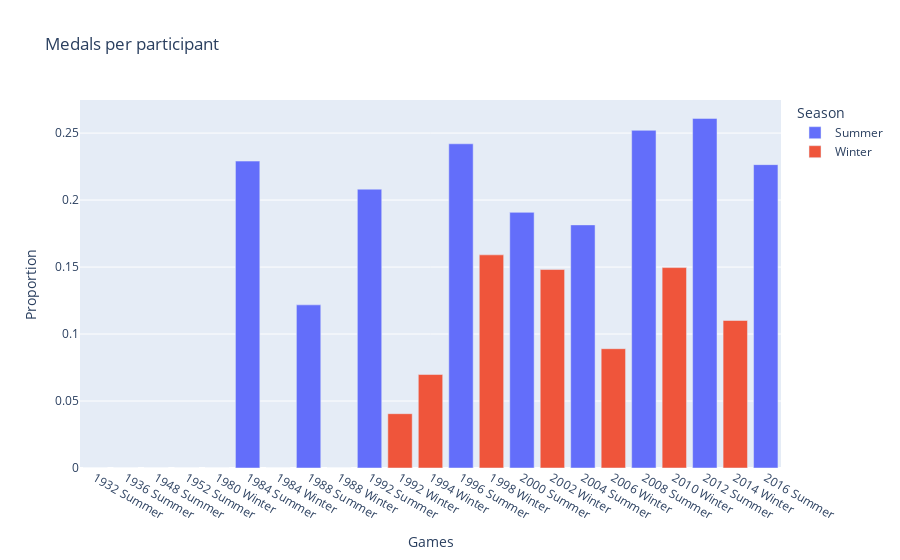

The cell this chart's notebook holds for it:
### Markdown cell above
### Medals per participant each OS by season

### Code cell
df = df_china
df_medals = olymics_plot_df(df, "Games", "Medal", grouping = "Season")
df_total = olymics_plot_df(df, "Games", "ID", grouping = "Season")

df_sum = pd.merge(df_medals.drop("Winter", axis=1), df_total.drop("Winter", axis=1), on = "Games", suffixes = ["_medals", "_total"])
df_sum["Summer"] = df_sum.iloc[:,1] / df_sum.iloc[:,2]

df_win = pd.merge(df_medals.drop("Summer", axis=1), df_total.drop("Summer", axis=1), on = "Games", suffixes = ["_medals", "_total"])
df_win["Winter"] = df_win.iloc[:,1] / df_win.iloc[:,2]

df = pd.merge(df_sum, df_win, on = "Games")

fig = px.bar(df, x = "Games", y = ["Summer", "Winter"], title = "Medals per participant", labels = {"variable": "Season", "value": "Proportion"})
fig.show()

### Figure 1 — Plotly figure (JSON) as saved in the notebook; plotly's stock layout.template omitted (floating-point values rounded to 4 significant figures)
{"data": [{"alignmentgroup": "True", "hovertemplate": "Season=Summer<br>Games=%{x}<br>Proportion=%{y}<extra></extra>", "legendgroup": "Summer", "marker": {"color": "#636efa", "pattern": {"shape": ""}}, "name": "Summer", "offsetgroup": "Summer", "orientation": "v", "showlegend": true, "textposition": "auto", "type": "bar", "x": ["1932 Summer", "1936 Summer", "1948 Summer", "1952 Summer", "1980 Winter", "1984 Summer", "1984 Winter", "1988 Summer", "1988 Winter", "1992 Summer", "1992 Winter", "1994 Winter", "1996 Summer", "1998 Winter", "2000 Summer", "2002 Winter", "2004 Summer", "2006 Winter", "2008 Summer", "2010 Winter", "2012 Summer", "2014 Winter", "2016 Summer"], "xaxis": "x", "y": [0, 0, 0, 0, null, 0.2291, null, 0.1218, null, 0.2081, null, null, 0.242, null, 0.1908, null, 0.1815, null, 0.2521, null, 0.261, null, 0.2265], "yaxis": "y"}, {"alignmentgroup": "True", "hovertemplate": "Season=Winter<br>Games=%{x}<br>Proportion=%{y}<extra></extra>", "legendgroup": "Winter", "marker": {"color": "#EF553B", "pattern": {"shape": ""}}, "name": "Winter", "offsetgroup": "Winter", "orientation": "v", "showlegend": true, "textposition": "auto", "type": "bar", "x": ["1932 Summer", "1936 Summer", "1948 Summer", "1952 Summer", "1980 Winter", "1984 Summer", "1984 Winter", "1988 Summer", "1988 Winter", "1992 Summer", "1992 Winter", "1994 Winter", "1996 Summer", "1998 Winter", "2000 Summer", "2002 Winter", "2004 Summer", "2006 Winter", "2008 Summer", "2010 Winter", "2012 Summer", "2014 Winter", "2016 Summer"], "xaxis": "x", "y": [null, null, null, null, 0, null, 0, null, 0, null, 0.04054, 0.06977, null, 0.1591, null, 0.1481, null, 0.08904, null, 0.1496, null, 0.1101, null], "yaxis": "y"}], "layout": {"barmode": "relative", "legend": {"title": {"text": "Season"}, "tracegroupgap": 0}, "title": {"text": "Medals per participant"}, "xaxis": {"anchor": "y", "domain": [0, 1], "title": {"text": "Games"}}, "yaxis": {"anchor": "x", "domain": [0, 1], "title": {"text": "Proportion"}}}}
